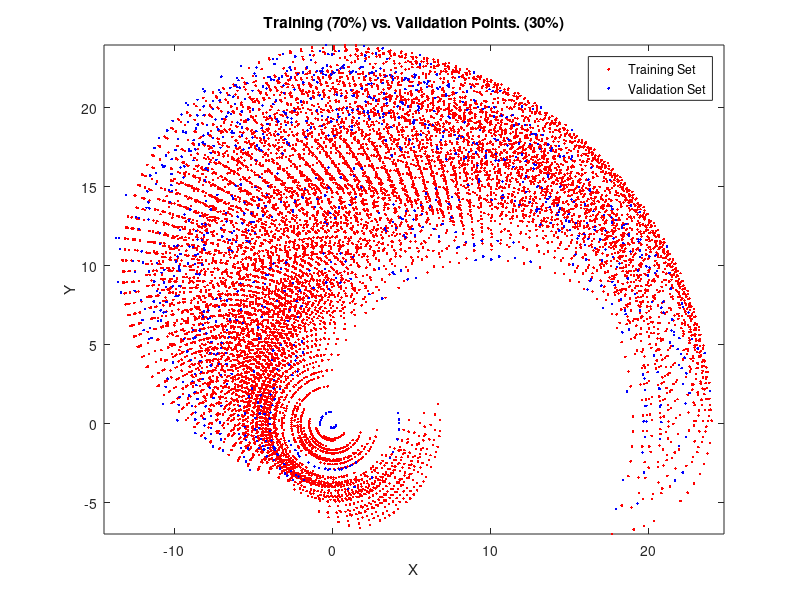

This chart was generated by the following MATLAB code:
% ANFIS networks for solving 3RR planar manipulator
%% Choose parameters
clc, cla

%Split of data (validation set is 1-trn_data_per)
trn_data_per = 0.7;


%Link lengths
l_1 = 10;
l_2 = 7;
l_3 = 7;


%Theta ranges
th_1 = 0:0.05:pi/2;
th_2 = 0:0.1:pi;
th_3 = -pi/2:0.1:pi/2;

%% Generate data

%Randomise theta array order
th_1_numl = numel(th_1);
th_1 = th_1(randperm(th_1_numl, end));
th_2_numl = numel(th_2);
th_2 = th_2(randperm(th_2_numl, end));
th_3_numl = numel(th_3);
th_3 = th_3(randperm(th_3_numl, end));


%Break data into training and validation sets
th_1_spl = floor(trn_data_per*th_1_numl);
th_2_spl = floor(trn_data_per*th_2_numl);
th_3_spl = floor(trn_data_per*th_3_numl);

th_1_trn = th_1(1:th_1_spl);
th_2_trn = th_2(1:th_2_spl);
th_3_trn = th_3(1:th_3_spl);

th_1_val = th_1(th_1_spl+1:end);
th_2_val = th_2(th_2_spl+1:end);
th_3_val = th_3(th_3_spl+1:end);


%Convert to grids
[th_1_trn, th_2_trn, th_3_trn] = ndgrid(th_1_trn, th_2_trn, th_3_trn);
[th_1_val, th_2_val, th_3_val] = ndgrid(th_1_val, th_2_val, th_3_val);


%Use forward kinematics to determine end-effector positions
x_trn = l_1*cos(th_1_trn) + l_2*cos(th_1_trn+th_2_trn) + l_3*cos(th_1_trn+th_2_trn+th_3_trn);
y_trn = l_1*sin(th_1_trn) + l_2*sin(th_1_trn+th_2_trn) + l_3*sin(th_1_trn+th_2_trn+th_3_trn);
phi_trn = th_1_trn + th_2_trn + th_3_trn;

x_val = l_1*cos(th_1_val) + l_2*cos(th_1_val+th_2_val) + l_3*cos(th_1_val+th_2_val+th_3_val);
y_val = l_1*sin(th_1_val) + l_2*sin(th_1_val+th_2_val) + l_3*sin(th_1_val+th_2_val+th_3_val);
phi_val = th_1_val + th_2_val + th_3_val;


%Form complete datasets
th_1_data_trn = [x_trn, y_trn, phi_trn, th_1_trn];
th_2_data_trn = [x_trn, y_trn, phi_trn, th_2_trn];
th_3_data_trn = [x_trn, y_trn, phi_trn, th_3_trn];

th_1_data_val = [x_val, y_val, phi_val, th_1_val];
th_2_data_val = [x_val, y_val, phi_val, th_2_val];
th_3_data_val = [x_val, y_val, phi_val, th_3_val];

%% Plot the training set vs validation sets
figure(1);
plot(x_trn(:), y_trn(:), 'r.', 'DisplayName','Training Set'); 
hold on;
plot(x_val(:), y_val(:), 'b.', 'DisplayName','Validation Set'); 
hold on;
axis equal;
xlabel('X')
ylabel('Y')
title(['Training (' num2str(trn_data_per*100) '%) vs. Validation Points. (' num2str((1-trn_data_per)*100) '%)' ]);
legend;
saveas(figure(1),['trnvsval' num2str(trn_data_per*100) '.jpg'])

